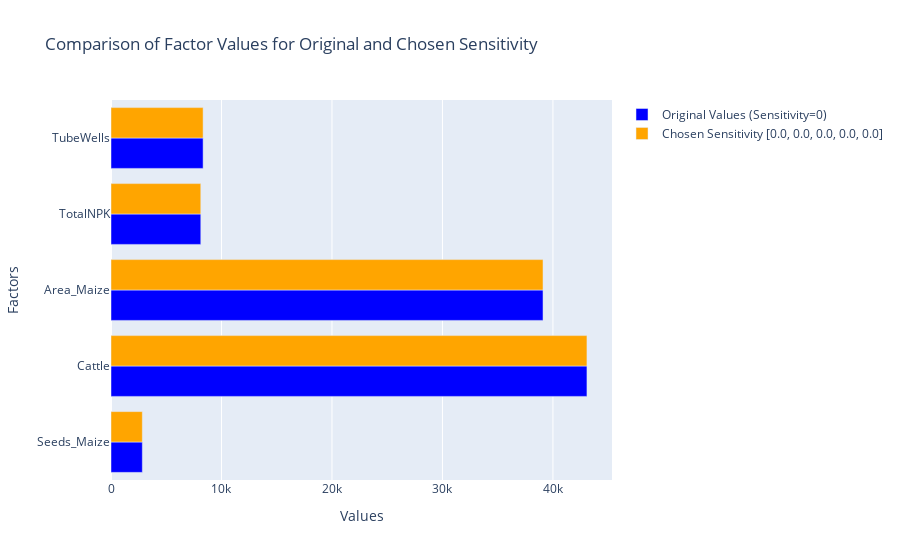

Notebook code for this chart:
### Code cell
import pandas as pd
import plotly.graph_objects as go
import ipywidgets as widgets
from ipywidgets import interact
from IPython.display import clear_output

# Function to update the bar plot based on sensitivity sliders
def update_bar_plot(alpha1, alpha2, alpha3, alpha4, alpha5):
    tolerance = 1e-5
    
    # Filter the dataframe based on slider sensitivity values
    filtered_df = viz_df2[
        (viz_df2['Sensitivity_SowingSeedsDistributed_Maize_320'].between(alpha1 - tolerance, alpha1 + tolerance)) &
        (viz_df2['Sensitivity_LivestockCensus_2012_Cattle_354'].between(alpha2 - tolerance, alpha2 + tolerance)) &
        (viz_df2['Sensitivity_AreaUnderCereals_Maize_193'].between(alpha3 - tolerance, alpha3 + tolerance)) & 
        (viz_df2['Sensitivity_TotalNPK_315'].between(alpha4 - tolerance, alpha4 + tolerance)) &
        (viz_df2['Sensitivity_NetAreaIrrigatedUnderDifferentSources_TubeWells_NetIrrigatedArea_182'].between(alpha5 - tolerance, alpha5 + tolerance))
    ]
    
    # Define the factors and their display names
    factors = ['New_F1', 'New_F2', 'New_F3', 'New_F4', 'New_F5']
    display_names = ['Seeds_Maize', 'Cattle', 'Area_Maize', 'TotalNPK', 'TubeWells']

    # Calculate mean values for the selected sensitivity group
    user_values = filtered_df[factors].mean()
    
    # Get the mean values for the original case where all sensitivities are zero
    original_values = viz_df2[viz_df2[['Sensitivity_SowingSeedsDistributed_Maize_320', 'Sensitivity_LivestockCensus_2012_Cattle_354',
                                       'Sensitivity_AreaUnderCereals_Maize_193', 'Sensitivity_TotalNPK_315',
                                       'Sensitivity_NetAreaIrrigatedUnderDifferentSources_TubeWells_NetIrrigatedArea_182']].eq(0).all(axis=1)][factors].mean()

    # Create the bar plot with interchanged axes
    fig = go.Figure(data=[
        go.Bar(name='Original Values (Sensitivity=0)', y=display_names, x=original_values, marker_color='blue', orientation='h'),
        go.Bar(name=f'Chosen Sensitivity [{alpha1}, {alpha2}, {alpha3}, {alpha4}, {alpha5}]', y=display_names, x=user_values, marker_color='orange', orientation='h')
    ])
    
    # Customize the layout
    fig.update_layout(
        title="Comparison of Factor Values for Original and Chosen Sensitivity",
        yaxis_title="Factors",
        xaxis_title="Values",
        barmode='group'
    )

    # Clear previous output and display updated plot
    clear_output()
    display(fig)

# Creating sliders for interaction
alpha1_slider = widgets.FloatSlider(value=0, min=0, max=1, step=0.1, description='αMS:')
alpha2_slider = widgets.FloatSlider(value=0, min=0, max=1, step=0.1, description='αCT:')
alpha3_slider = widgets.FloatSlider(value=0, min=0, max=1, step=0.1, description='αAM:')
alpha4_slider = widgets.FloatSlider(value=0, min=0, max=1, step=0.1, description='αNPK:')
alpha5_slider = widgets.FloatSlider(value=0, min=0, max=1, step=0.1, description='αTBW:')

# Creating interactive plot
interactive_plot = interact(update_bar_plot, 
                            alpha1=alpha1_slider, 
                            alpha2=alpha2_slider, 
                            alpha3=alpha3_slider, 
                            alpha4=alpha4_slider, 
                            alpha5=alpha5_slider)

widgets.VBox([alpha1_slider, alpha2_slider, alpha3_slider, alpha4_slider, alpha5_slider])

### Figure 1 — Plotly figure (JSON) as saved in the notebook; plotly's stock layout.template omitted (floating-point values rounded to 4 significant figures)
{"data": [{"marker": {"color": "blue"}, "name": "Original Values (Sensitivity=0)", "orientation": "h", "type": "bar", "x": [2836.0, 43080.0, 39100.0, 8127.0, 8338.0], "y": ["Seeds_Maize", "Cattle", "Area_Maize", "TotalNPK", "TubeWells"]}, {"marker": {"color": "orange"}, "name": "Chosen Sensitivity [0.0, 0.0, 0.0, 0.0, 0.0]", "orientation": "h", "type": "bar", "x": [2836.0, 43080.0, 39100.0, 8127.0, 8338.0], "y": ["Seeds_Maize", "Cattle", "Area_Maize", "TotalNPK", "TubeWells"]}], "layout": {"barmode": "group", "title": {"text": "Comparison of Factor Values for Original and Chosen Sensitivity"}, "xaxis": {"title": {"text": "Values"}}, "yaxis": {"title": {"text": "Factors"}}}}
